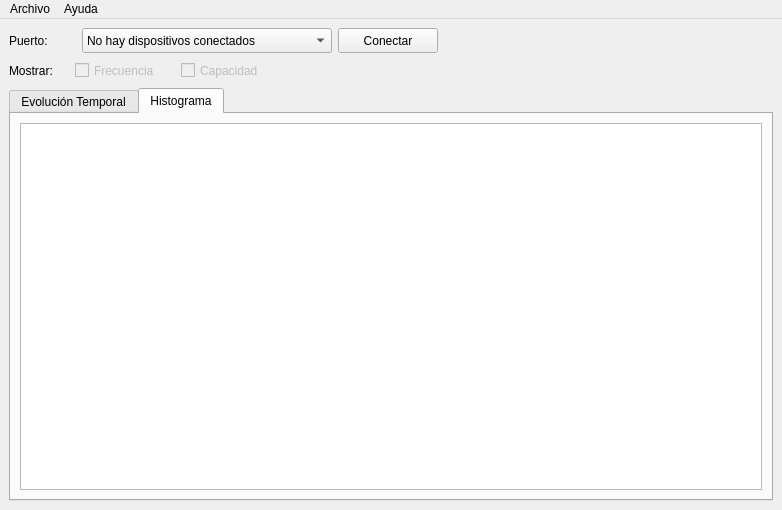
<?xml version="1.0" encoding="UTF-8"?>
<ui version="4.0">
 <class>MainWindow</class>
 <widget class="QMainWindow" name="MainWindow">
  <property name="geometry">
   <rect>
    <x>0</x>
    <y>0</y>
    <width>782</width>
    <height>510</height>
   </rect>
  </property>
  <property name="minimumSize">
   <size>
    <width>740</width>
    <height>470</height>
   </size>
  </property>
  <property name="windowTitle">
   <string>ADN - Plot</string>
  </property>
  <widget class="QWidget" name="centralwidget">
   <layout class="QVBoxLayout" name="verticalLayout_2">
    <item>
     <layout class="QVBoxLayout" name="verticalLayout">
      <item>
       <layout class="QHBoxLayout" name="horizontalLayout">
        <item>
         <widget class="QLabel" name="label">
          <property name="minimumSize">
           <size>
            <width>67</width>
            <height>17</height>
           </size>
          </property>
          <property name="maximumSize">
           <size>
            <width>67</width>
            <height>17</height>
           </size>
          </property>
          <property name="sizeIncrement">
           <size>
            <width>67</width>
            <height>17</height>
           </size>
          </property>
          <property name="text">
           <string>Puerto:</string>
          </property>
         </widget>
        </item>
        <item>
         <widget class="QComboBox" name="comboPorts">
          <property name="minimumSize">
           <size>
            <width>250</width>
            <height>25</height>
           </size>
          </property>
          <property name="maximumSize">
           <size>
            <width>250</width>
            <height>25</height>
           </size>
          </property>
          <item>
           <property name="text">
            <string>No hay dispositivos conectados</string>
           </property>
          </item>
         </widget>
        </item>
        <item>
         <widget class="QPushButton" name="pushConectar">
          <property name="sizePolicy">
           <sizepolicy hsizetype="Preferred" vsizetype="Preferred">
            <horstretch>0</horstretch>
            <verstretch>0</verstretch>
           </sizepolicy>
          </property>
          <property name="minimumSize">
           <size>
            <width>100</width>
            <height>25</height>
           </size>
          </property>
          <property name="maximumSize">
           <size>
            <width>100</width>
            <height>25</height>
           </size>
          </property>
          <property name="sizeIncrement">
           <size>
            <width>80</width>
            <height>0</height>
           </size>
          </property>
          <property name="text">
           <string>Conectar</string>
          </property>
         </widget>
        </item>
        <item>
         <spacer name="horizontalSpacer_2">
          <property name="orientation">
           <enum>Qt::Horizontal</enum>
          </property>
          <property name="sizeHint" stdset="0">
           <size>
            <width>13</width>
            <height>20</height>
           </size>
          </property>
         </spacer>
        </item>
       </layout>
      </item>
      <item>
       <layout class="QHBoxLayout" name="horizontalLayout_2">
        <item>
         <widget class="QLabel" name="label_3">
          <property name="minimumSize">
           <size>
            <width>60</width>
            <height>23</height>
           </size>
          </property>
          <property name="sizeIncrement">
           <size>
            <width>60</width>
            <height>23</height>
           </size>
          </property>
          <property name="text">
           <string>Mostrar:</string>
          </property>
         </widget>
        </item>
        <item>
         <widget class="QCheckBox" name="checkBox_frecuencia">
          <property name="enabled">
           <bool>false</bool>
          </property>
          <property name="minimumSize">
           <size>
            <width>100</width>
            <height>23</height>
           </size>
          </property>
          <property name="maximumSize">
           <size>
            <width>100</width>
            <height>23</height>
           </size>
          </property>
          <property name="text">
           <string>Frecuencia</string>
          </property>
         </widget>
        </item>
        <item>
         <widget class="QCheckBox" name="checkBox_capacidad">
          <property name="enabled">
           <bool>false</bool>
          </property>
          <property name="minimumSize">
           <size>
            <width>100</width>
            <height>23</height>
           </size>
          </property>
          <property name="maximumSize">
           <size>
            <width>100</width>
            <height>23</height>
           </size>
          </property>
          <property name="text">
           <string>Capacidad</string>
          </property>
         </widget>
        </item>
        <item>
         <spacer name="horizontalSpacer">
          <property name="orientation">
           <enum>Qt::Horizontal</enum>
          </property>
          <property name="sizeHint" stdset="0">
           <size>
            <width>468</width>
            <height>20</height>
           </size>
          </property>
         </spacer>
        </item>
       </layout>
      </item>
     </layout>
    </item>
    <item>
     <widget class="QTabWidget" name="tabWidget">
      <property name="currentIndex">
       <number>1</number>
      </property>
      <widget class="QWidget" name="tab">
       <attribute name="title">
        <string>Evolución Temporal</string>
       </attribute>
       <layout class="QHBoxLayout" name="horizontalLayout_3">
        <item>
         <widget class="PlotWidget" name="plot_1">
          <property name="minimumSize">
           <size>
            <width>720</width>
            <height>360</height>
           </size>
          </property>
         </widget>
        </item>
       </layout>
      </widget>
      <widget class="QWidget" name="tab_2">
       <attribute name="title">
        <string>Histograma</string>
       </attribute>
       <layout class="QHBoxLayout" name="horizontalLayout_4">
        <item>
         <widget class="PlotWidget" name="plot_2">
          <property name="minimumSize">
           <size>
            <width>720</width>
            <height>360</height>
           </size>
          </property>
         </widget>
        </item>
       </layout>
      </widget>
     </widget>
    </item>
   </layout>
  </widget>
  <widget class="QMenuBar" name="menuBar">
   <property name="geometry">
    <rect>
     <x>0</x>
     <y>0</y>
     <width>782</width>
     <height>20</height>
    </rect>
   </property>
   <widget class="QMenu" name="menuArchivo">
    <property name="title">
     <string>Archivo</string>
    </property>
    <addaction name="actionAbrir_datos"/>
   </widget>
   <widget class="QMenu" name="menuAyuda">
    <property name="title">
     <string>Ayuda</string>
    </property>
    <addaction name="actionAbout"/>
   </widget>
   <addaction name="menuArchivo"/>
   <addaction name="menuAyuda"/>
  </widget>
  <action name="actionConfiguraci_n">
   <property name="text">
    <string>Configuracion</string>
   </property>
  </action>
  <action name="actionNinguno">
   <property name="checkable">
    <bool>false</bool>
   </property>
   <property name="enabled">
    <bool>true</bool>
   </property>
   <property name="text">
    <string>Ninguno</string>
   </property>
  </action>
  <action name="actionSearchPorts">
   <property name="checkable">
    <bool>false</bool>
   </property>
   <property name="text">
    <string>Buscar puertos</string>
   </property>
  </action>
  <action name="actionConectar_dispositivo">
   <property name="text">
    <string>Conectar dispositivo</string>
   </property>
  </action>
  <action name="actionAbout">
   <property name="text">
    <string>Acerca de ADN-Plot</string>
   </property>
  </action>
  <action name="actionContenido">
   <property name="icon">
    <iconset>
     <normaloff>Assets/Help_mark_query_question_support-512.png</normaloff>Assets/Help_mark_query_question_support-512.png</iconset>
   </property>
   <property name="text">
    <string>Contenido</string>
   </property>
  </action>
  <action name="actionSalir">
   <property name="icon">
    <iconset>
     <normaloff>Assets/cross_close_quit-128.png</normaloff>Assets/cross_close_quit-128.png</iconset>
   </property>
   <property name="text">
    <string>Salir</string>
   </property>
  </action>
  <action name="actionNueva_ventana">
   <property name="text">
    <string>Nueva ventana</string>
   </property>
  </action>
  <action name="actionAbrir_datos">
   <property name="text">
    <string>Abrir datos</string>
   </property>
  </action>
 </widget>
 <customwidgets>
  <customwidget>
   <class>PlotWidget</class>
   <extends>QGraphicsView</extends>
   <header>pyqtgraph</header>
  </customwidget>
 </customwidgets>
 <resources/>
 <connections/>
</ui>
